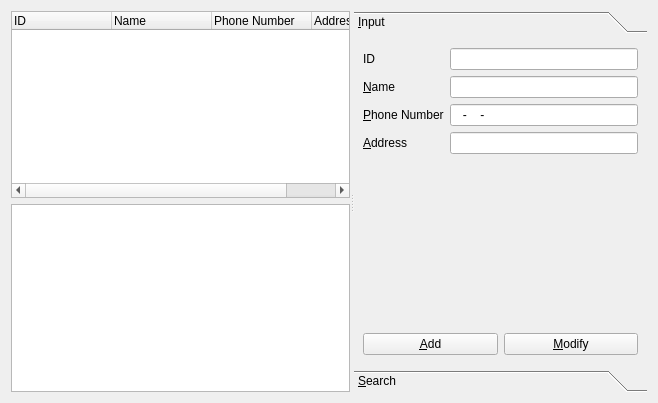
<?xml version="1.0" encoding="UTF-8"?>
<ui version="4.0">
 <class>ClientManagerForm</class>
 <widget class="QWidget" name="ClientManagerForm">
  <property name="geometry">
   <rect>
    <x>0</x>
    <y>0</y>
    <width>658</width>
    <height>403</height>
   </rect>
  </property>
  <property name="windowTitle">
   <string>Client Info</string>
  </property>
  <layout class="QVBoxLayout" name="verticalLayout_2">
   <item>
    <widget class="QSplitter" name="splitter">
     <property name="orientation">
      <enum>Qt::Horizontal</enum>
     </property>
     <widget class="QWidget" name="layoutWidget">
      <layout class="QVBoxLayout" name="listVerticalLayout">
       <item>
        <widget class="QTreeWidget" name="treeWidget">
         <property name="rootIsDecorated">
          <bool>false</bool>
         </property>
         <column>
          <property name="text">
           <string>ID</string>
          </property>
         </column>
         <column>
          <property name="text">
           <string>Name</string>
          </property>
         </column>
         <column>
          <property name="text">
           <string>Phone Number</string>
          </property>
         </column>
         <column>
          <property name="text">
           <string>Address</string>
          </property>
         </column>
        </widget>
       </item>
       <item>
        <widget class="QTableView" name="tableView">
         <property name="selectionBehavior">
          <enum>QAbstractItemView::SelectRows</enum>
         </property>
         <attribute name="horizontalHeaderVisible">
          <bool>true</bool>
         </attribute>
         <attribute name="verticalHeaderVisible">
          <bool>false</bool>
         </attribute>
        </widget>
       </item>
      </layout>
     </widget>
     <widget class="QToolBox" name="toolBox">
      <property name="currentIndex">
       <number>0</number>
      </property>
      <widget class="QWidget" name="inputPage">
       <property name="geometry">
        <rect>
         <x>0</x>
         <y>0</y>
         <width>263</width>
         <height>343</height>
        </rect>
       </property>
       <attribute name="label">
        <string>&amp;Input</string>
       </attribute>
       <layout class="QVBoxLayout" name="verticalLayout">
        <item>
         <layout class="QFormLayout" name="clientFormLayout">
          <item row="0" column="0">
           <widget class="QLabel" name="idLabel">
            <property name="text">
             <string>ID</string>
            </property>
            <property name="buddy">
             <cstring>idLineEdit</cstring>
            </property>
           </widget>
          </item>
          <item row="1" column="0">
           <widget class="QLabel" name="nameLabel">
            <property name="text">
             <string>&amp;Name</string>
            </property>
            <property name="buddy">
             <cstring>nameLineEdit</cstring>
            </property>
           </widget>
          </item>
          <item row="3" column="0">
           <widget class="QLabel" name="addressLabel">
            <property name="text">
             <string>&amp;Address</string>
            </property>
            <property name="buddy">
             <cstring>addressLineEdit</cstring>
            </property>
           </widget>
          </item>
          <item row="2" column="0">
           <widget class="QLabel" name="phoneNumberLabel">
            <property name="text">
             <string>&amp;Phone Number</string>
            </property>
            <property name="buddy">
             <cstring>phoneNumberLineEdit</cstring>
            </property>
           </widget>
          </item>
          <item row="0" column="1">
           <widget class="QLineEdit" name="idLineEdit">
            <property name="inputMask">
             <string/>
            </property>
            <property name="readOnly">
             <bool>true</bool>
            </property>
            <property name="placeholderText">
             <string/>
            </property>
           </widget>
          </item>
          <item row="1" column="1">
           <widget class="QLineEdit" name="nameLineEdit"/>
          </item>
          <item row="2" column="1">
           <widget class="QLineEdit" name="phoneNumberLineEdit">
            <property name="inputMask">
             <string>999-0000-9999</string>
            </property>
            <property name="cursorMoveStyle">
             <enum>Qt::VisualMoveStyle</enum>
            </property>
           </widget>
          </item>
          <item row="3" column="1">
           <widget class="QLineEdit" name="addressLineEdit"/>
          </item>
         </layout>
        </item>
        <item>
         <spacer name="verticalSpacer">
          <property name="orientation">
           <enum>Qt::Vertical</enum>
          </property>
          <property name="sizeHint" stdset="0">
           <size>
            <width>20</width>
            <height>40</height>
           </size>
          </property>
         </spacer>
        </item>
        <item>
         <layout class="QHBoxLayout" name="addHorizontalLayout">
          <item>
           <widget class="QPushButton" name="addPushButton">
            <property name="text">
             <string>&amp;Add</string>
            </property>
           </widget>
          </item>
          <item>
           <widget class="QPushButton" name="modifyPushButton">
            <property name="text">
             <string>&amp;Modify</string>
            </property>
           </widget>
          </item>
         </layout>
        </item>
       </layout>
      </widget>
      <widget class="QWidget" name="searchPage">
       <property name="geometry">
        <rect>
         <x>0</x>
         <y>0</y>
         <width>263</width>
         <height>343</height>
        </rect>
       </property>
       <attribute name="label">
        <string>&amp;Search</string>
       </attribute>
       <layout class="QVBoxLayout" name="verticalLayout_3">
        <item>
         <widget class="QTreeWidget" name="searchTreeWidget">
          <property name="rootIsDecorated">
           <bool>false</bool>
          </property>
          <column>
           <property name="text">
            <string>ID</string>
           </property>
          </column>
          <column>
           <property name="text">
            <string>Name</string>
           </property>
          </column>
          <column>
           <property name="text">
            <string>Phone Number</string>
           </property>
          </column>
          <column>
           <property name="text">
            <string>Address</string>
           </property>
          </column>
         </widget>
        </item>
        <item>
         <layout class="QHBoxLayout" name="horizontalLayout">
          <item>
           <widget class="QComboBox" name="searchComboBox">
            <item>
             <property name="text">
              <string>ID</string>
             </property>
            </item>
            <item>
             <property name="text">
              <string>Name</string>
             </property>
            </item>
            <item>
             <property name="text">
              <string>Phone Number</string>
             </property>
            </item>
            <item>
             <property name="text">
              <string>Address</string>
             </property>
            </item>
           </widget>
          </item>
          <item>
           <widget class="QLineEdit" name="searchLineEdit"/>
          </item>
         </layout>
        </item>
        <item>
         <widget class="QPushButton" name="searchPushButton">
          <property name="text">
           <string>S&amp;earch</string>
          </property>
         </widget>
        </item>
       </layout>
      </widget>
     </widget>
    </widget>
   </item>
  </layout>
 </widget>
 <resources/>
 <connections/>
</ui>
